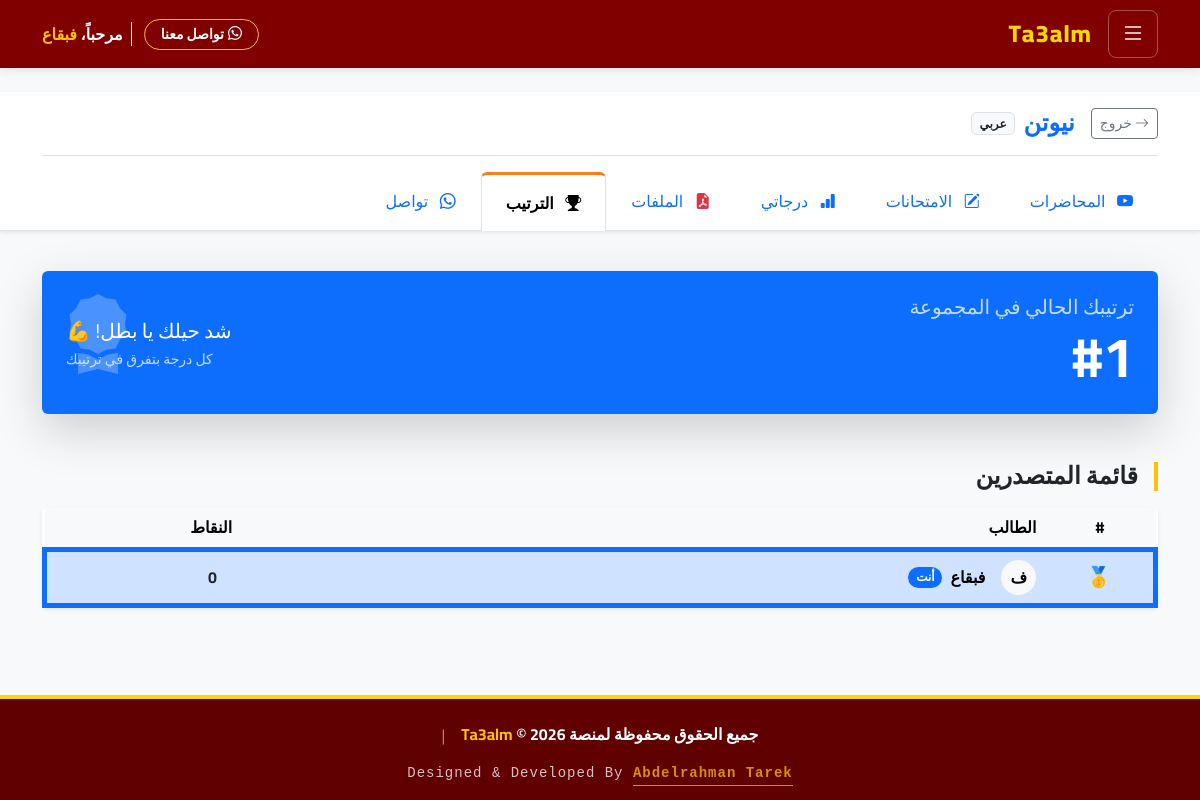
Screenshot of /ar/student/group/1/ranking/ (signed in) with the database file from the repository.
### accounts/models.py (models this page shows, shortened)
class User(AbstractUser):
    role = models.CharField(max_length=20, choices=ROLE_CHOICES, default='student', verbose_name=_('نوع المستخدم'))
    phone = models.CharField(max_length=15, blank=True, null=True, verbose_name=_('رقم الهاتف'))
    national_id = models.CharField(max_length=14, blank=True, null=True, unique=True, verbose_name=_('الرقم القومي'))
    custom_id = models.CharField(max_length=10, blank=True, null=True, unique=True, verbose_name=_('كود المستخدم'))
    is_banned = models.BooleanField(default=False, verbose_name=_('محظور'))

class StudentProfile(models.Model):
    user = models.OneToOneField(User, on_delete=models.CASCADE, related_name='student_profile')
    parent_phone = models.CharField(max_length=15, verbose_name=_('رقم ولي الأمر'))
    enrolled_teachers = models.ManyToManyField('teachers.TeacherProfile', blank=True, related_name='students', verbose_name=_('المدرسين المشترك معهم'))

### teachers/models.py (models this page shows, shortened)
class Group(models.Model):
    teacher = models.ForeignKey(TeacherProfile, on_delete=models.CASCADE, related_name='groups')
    name = models.CharField(max_length=100, verbose_name=_('اسم المجموعة'))
    grade = models.CharField(max_length=20, choices=GRADE_CHOICES, verbose_name=_('الصف الدراسي'))
    created_at = models.DateTimeField(auto_now_add=True)

class TeacherProfile(models.Model):
    user = models.OneToOneField(settings.AUTH_USER_MODEL, on_delete=models.CASCADE, related_name='teacher_profile')
    bio = models.TextField(blank=True, verbose_name=_('نبذة عن المعلم'))
    subject = models.ForeignKey(Subject, on_delete=models.SET_NULL, null=True, verbose_name="المادة")
    image = models.ImageField(upload_to='teachers/', blank=True, null=True, verbose_name=_('صورة المعلم'))
    subscription_end_date = models.DateTimeField(null=True, blank=True, verbose_name=_('تاريخ انتهاء الاشتراك'))
    is_trial_used = models.BooleanField(default=False, verbose_name=_('هل استهلك الشهر المجاني؟'))
    current_plan = models.ForeignKey(SubscriptionPlan, on_delete=models.SET_NULL, null=True, blank=True, verbose_name=_("الباقة الحالية"))
    def has_active_subscription(self):
        if not self.subscription_end_date: return False
        return self.subscription_end_date > timezone.now()
    def get_student_limit(self):
        return self.current_plan.student_limit if self.current_plan else 0
    def get_allowed_group_ids(self):
        limit = self.current_plan.group_limit if self.current_plan else 0
        return self.groups.order_by('created_at').values_list('id', flat=True)[:limit]

### core/models.py (models this page shows)
class Subject(models.Model):
    name = models.CharField(max_length=50, verbose_name="اسم المادة")
    def __str__(self):
        return self.name

### students/views.py (the view)
# urls.py: path('group/<int:group_id>/ranking/', views.student_group_ranking, name='student_group_ranking'),
@login_required
def student_group_ranking(request, group_id):
    group, status = check_student_access(request.user, group_id)
    if status != "ok": return redirect('student_dashboard')
    leaderboard = calculate_leaderboard(group)
    my_rank = next((item['rank'] for item in leaderboard if item['student'] == request.user.student_profile), '-')
    return render(request, 'students/group_ranking.html', {
        'group': group,
        'leaderboard': leaderboard[:20],
        'my_rank': my_rank,
        'active_tab': 'ranking'
    })

### core/context_processors.py (called while the page is built)
def notifications(request):
    if request.user.is_authenticated:
        notifs = Notification.objects.filter(recipient=request.user)[:5]
        unread_count = Notification.objects.filter(recipient=request.user, is_read=False).count()
        return {'notifications': notifs, 'unread_count': unread_count}
    return {}

### core/models.py (called while the page is built)
    @classmethod
    def load(cls):
        obj, created = cls.objects.get_or_create(pk=1)
        return obj

### students/views.py (called while the page is built)
def calculate_leaderboard(group):
    students = group.enrollments.filter(is_active=True).select_related('student__user')
    leaderboard = []
    for enroll in students:
        total = 0
        logs = PerformanceLog.objects.filter(student=enroll.student, group=group)
        for l in logs:
            total += (l.homework_score or 0)
            total += (l.class_exam_score or 0)
            total += (l.recitation_score or 0)
            total += (l.comprehensive_exam_score or 0)
        exam_results = ExamResult.objects.filter(student=enroll.student, exam__group=group)
        for r in exam_results:
            total += r.score
        leaderboard.append({'student': enroll.student, 'total_score': total})
    leaderboard.sort(key=lambda x: x['total_score'], reverse=True)
    for i, item in enumerate(leaderboard):
        item['rank'] = i + 1
    return leaderboard

### templates/students/group_ranking.html (shortened to what this page needs)
{% extends 'base.html' %}
{% load i18n %}
{% block content %}
    {% include 'students/includes/student_group_navbar.html' %}
    <div class="container py-3">
        {% if my_rank %}
        <div class="card bg-primary text-white border-0 shadow-lg mb-5 overflow-hidden position-relative">
            <div class="position-absolute top-0 end-0 opacity-25 p-3">
                <i class="bi bi-award-fill display-1"></i>
            </div>
            <div class="card-body p-4 d-flex align-items-center justify-content-between position-relative">
                <div>
                    <h5 class="opacity-75 mb-1">{% trans "ترتيبك الحالي في المجموعة" %}</h5>
                    <h1 class="display-4 fw-bold mb-0">#{{ my_rank }}</h1>
                </div>
                <div class="text-end">
                    <p class="mb-0 fs-5">{% trans "شد حيلك يا بطل! 💪" %}</p>
                    <small class="opacity-75">{% trans "كل درجة بتفرق في ترتيبك" %}</small>
                </div>
            </div>
        </div>
        {% endif %}
        <h4 class="fw-bold mb-3 border-start border-4 border-warning ps-3">{% trans "قائمة المتصدرين" %}</h4>
        <div class="card shadow-sm border-0">
            <div class="table-responsive">
                <table class="table table-hover align-middle mb-0">
                    <thead class="table-light">
                        <tr>
                            <th class="text-center" style="width: 10%">#</th>
                            <th style="width: 60%">{% trans "الطالب" %}</th>
                            <th class="text-center" style="width: 30%">{% trans "النقاط" %}</th>
                        </tr>
                    </thead>
                    <tbody>
                        {% for item in leaderboard %}
                        <tr class="{% if item.student == user.student_profile %}table-primary fw-bold border-start border-5 border-primary{% endif %}">
                            <td class="text-center fs-5">
                                {% if item.rank == 1 %}🥇{% elif item.rank == 2 %}🥈{% elif item.rank == 3 %}🥉{% else %}{{ item.rank }}{% endif %}
                            </td>
                            <td>
                                <div class="d-flex align-items-center">
                                    <div class="bg-light rounded-circle d-flex align-items-center justify-content-center me-3" style="width: 35px; height: 35px;">
                                        {{ item.student.user.first_name|slice:":1" }}
                                    </div>
                                    {{ item.student.user.first_name }} {{ item.student.user.last_name }}
                                    {% if item.student == user.student_profile %}
                                        <span class="badge bg-primary ms-2 rounded-pill">{% trans "أنت" %}</span>
                                    {% endif %}
                                </div>
                            </td>
                            <td class="text-center fw-bold text-dark">{{ item.total_score }}</td>
                        </tr>
                        {% empty %}
                        <tr><td colspan="3" class="text-center py-4 text-muted">{% trans "جاري تجميع النقاط..." %}</td></tr>
                        {% endfor %}
                    </tbody>
                </table>
            </div>
        </div>
    </div>
{% endblock %}

### templates/base.html (shortened to what this page needs)
{% load static %}
{% load i18n %}
{% get_current_language as LANGUAGE_CODE %}
<!DOCTYPE html>
<html lang="{{ LANGUAGE_CODE }}" dir="{% if LANGUAGE_CODE == 'ar' %}rtl{% else %}ltr{% endif %}">
<head>
    {% if LANGUAGE_CODE == 'ar' %}
        <link rel="stylesheet" href="https://cdn.jsdelivr.net/npm/bootstrap@5.3.0/dist/css/bootstrap.rtl.min.css">
    {% else %}
        <link rel="stylesheet" href="https://cdn.jsdelivr.net/npm/bootstrap@5.3.0/dist/css/bootstrap.min.css">
        <link href="https://fonts.googleapis.com/css2?family=Roboto:wght@400;500;700;900&display=swap" rel="stylesheet">
        <style>body { font-family: 'Roboto', sans-serif; }</style>
    {% endif %}
    <link rel="stylesheet" href="https://cdn.jsdelivr.net/npm/bootstrap-icons@1.11.3/font/bootstrap-icons.min.css">
</head>
<body>
    <nav class="top-navbar sticky-top">
        <div class="container d-flex justify-content-between align-items-center">
            <div class="d-flex align-items-center gap-3">
                <button class="btn menu-btn" type="button" data-bs-toggle="offcanvas" data-bs-target="#sidebarMenu">
                    <i class="bi bi-list fs-4"></i>
                </button>
                <a href="{% url 'home' %}" class="brand-logo">Ta3alm</a>
            </div>
            <div class="d-flex align-items-center gap-2">
                <a href="https://wa.me/+201507200894" target="_blank" class="btn btn-sm btn-outline-warning text-white fw-bold d-flex align-items-center rounded-pill px-3 mobile-small-text nowrap-text">
                    <i class="bi bi-whatsapp me-1"></i>
                    <span>{% trans "تواصل معنا" %}</span>
                </a>
                {% if user.is_authenticated %}
                    <div class="text-white d-none d-sm-block fw-bold border-start border-white ps-2 ms-1 mobile-small-text nowrap-text">
                        {% trans "مرحباً،" %} <span class="text-warning">{{ user.first_name }}</span>
                    </div>
                {% endif %}
            </div>
        </div>
    </nav>
    <main class="py-4">
        {% block content %}{% endblock %}
    </main>
    <footer class="text-white pt-4 pb-3" style="background-color: #600000; border-top: 4px solid #FFD700;">
        <div class="container text-center">
            <div class="row justify-content-center align-items-center mb-3">
                <div class="col-lg-10">
                    <div class="d-flex flex-column flex-md-row justify-content-center align-items-center gap-3">
                        <h6 class="mb-0 fw-bold">
                            {% trans "جميع الحقوق محفوظة لمنصة" %} <span class="text-warning">Ta3alm</span> &copy; {% now "Y" %}
                        </h6>
                        <span class="d-none d-md-block text-white-50">|</span>
                    </div>
                </div>
            </div>
            <div class="row">
                <div class="col-12">
                    <p class="small mb-0 opacity-75 code-font">
                        Designed & Developed By
                        <a href="https://man9000442-hub.github.io/Eng-Abdelrahman-prot/" target="_blank" class="text-warning fw-bold text-decoration-none border-bottom border-warning pb-1">
                            Abdelrahman Tarek
                        </a>
                    </p>
                </div>
            </div>
        </div>
    </footer>
</body>
</html>

### templates/students/includes/student_group_navbar.html
{% load i18n %}
<div class="bg-white shadow-sm border-bottom mb-4">
    <div class="container">
        <div class="d-flex align-items-center py-3 border-bottom">
            <a href="{% url 'student_dashboard' %}" class="btn btn-sm btn-outline-secondary me-3">
                <i class="bi bi-arrow-right"></i> {% trans "خروج" %}
            </a>
            <h4 class="mb-0 fw-bold text-primary">{{ group.name }}</h4>
            <span class="badge bg-light text-dark ms-2 border">{{ group.teacher.subject }}</span>
        </div>
        <ul class="nav nav-tabs border-bottom-0 mt-3">
            <li class="nav-item">
                <a class="nav-link {% if active_tab == 'content' %}active fw-bold border-bottom-0{% endif %} px-4 py-3"
                   href="{% url 'student_group_content' group.id %}"
                   style="{% if active_tab == 'content' %}border-top: 3px solid #0d6efd; color: #000;{% endif %}">
                    <i class="bi bi-youtube me-2"></i> {% trans "المحاضرات" %}
                </a>
            </li>
            <li class="nav-item">
                <a class="nav-link {% if active_tab == 'exams' %}active fw-bold border-bottom-0{% endif %} px-4 py-3"
                   href="{% url 'student_group_exams' group.id %}"
                   style="{% if active_tab == 'exams' %}border-top: 3px solid #ffc107; color: #000;{% endif %}">
                    <i class="bi bi-pencil-square me-2"></i> {% trans "الامتحانات" %}
                </a>
            </li>
            <li class="nav-item">
                <a class="nav-link {% if active_tab == 'marks' %}active fw-bold border-bottom-0{% endif %} px-4 py-3"
                   href="{% url 'student_group_marks' group.id %}"
                   style="{% if active_tab == 'marks' %}border-top: 3px solid #198754; color: #000;{% endif %}">
                    <i class="bi bi-bar-chart-fill me-2"></i> {% trans "درجاتي" %}
                </a>
            </li>
            <li class="nav-item">
                <a class="nav-link {% if active_tab == 'files' %}active fw-bold border-bottom-0{% endif %} px-4 py-3"
                   href="{% url 'student_group_files' group.id %}"
                   style="{% if active_tab == 'files' %}border-top: 3px solid #dc3545; color: #000;{% endif %}">
                    <i class="bi bi-file-earmark-pdf-fill me-2 text-danger"></i> {% trans "الملفات" %}
                </a>
            </li>
            <li class="nav-item">
                <a class="nav-link {% if active_tab == 'ranking' %}active fw-bold border-bottom-0{% endif %} px-4 py-3"
                   href="{% url 'student_group_ranking' group.id %}"
                   style="{% if active_tab == 'ranking' %}border-top: 3px solid #fd7e14; color: #000;{% endif %}">
                    <i class="bi bi-trophy-fill me-2"></i> {% trans "الترتيب" %}
                </a>
            </li>
            <li class="nav-item">
                <a class="nav-link {% if active_tab == 'contact' %}active fw-bold border-bottom-0{% endif %} px-4 py-3"
                   href="{% url 'student_group_contact' group.id %}"
                   style="{% if active_tab == 'contact' %}border-top: 3px solid #25d366; color: #000;{% endif %}">
                    <i class="bi bi-whatsapp me-2"></i> {% trans "تواصل" %}
                </a>
            </li>
        </ul>
    </div>
</div>

### templates/base.html (style rules this page uses)
body { font-family: 'Cairo', sans-serif; }
body { display: flex; flex-direction: column; min-height: 100vh; background-color: #f8f9fa; }
main { flex: 1; }
.top-navbar { background-color: #800000; box-shadow: 0 2px 10px rgba(0,0,0,0.1); padding: 10px 0; z-index: 1030; }
.brand-logo { color: #FFD700 !important; font-weight: 800; font-size: 1.5rem; text-decoration: none; letter-spacing: 1px; }
.menu-btn { color: white; border: 1px solid rgba(255,255,255,0.3); border-radius: 8px; padding: 5px 12px; transition: all 0.3s; }
.code-font { font-family: 'Courier New', monospace; letter-spacing: 1px; }
.nowrap-text { white-space: nowrap; }

### rows the page displays
User: first_name "فبقاع"
Group: name "نيوتن", teacher.subject "عربي"
StudentProfile: student.user.first_name "ف", student.user.first_name "فبقاع", total_score "0"

### other values shown
{{ my_rank }} "1"
